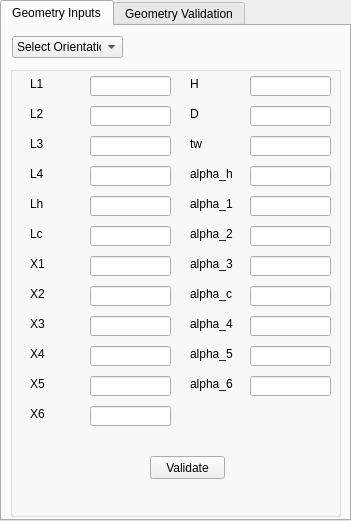
   <widget class="QTabWidget" name="TW_geom">
    <property name="geometry">
     <rect>
      <x>10</x>
      <y>10</y>
      <width>351</width>
      <height>521</height>
     </rect>
    </property>
    <property name="currentIndex">
     <number>0</number>
    </property>
    <widget class="QWidget" name="tab_Gin">
     <attribute name="title">
      <string>Geometry Inputs</string>
     </attribute>
     <widget class="QComboBox" name="PUM_Orientation">
      <property name="geometry">
       <rect>
        <x>10</x>
        <y>10</y>
        <width>111</width>
        <height>22</height>
       </rect>
      </property>
      <property name="currentText">
       <string>Select Orientation</string>
      </property>
      <item>
       <property name="text">
        <string>Select Orientation</string>
       </property>
      </item>
      <item>
       <property name="text">
        <string>HHHC_CW</string>
       </property>
      </item>
      <item>
       <property name="text">
        <string>HHHC_CCW</string>
       </property>
      </item>
      <item>
       <property name="text">
        <string>VHHC_CW</string>
       </property>
      </item>
      <item>
       <property name="text">
        <string>VHHC_CCW</string>
       </property>
      </item>
      <item>
       <property name="text">
        <string>HHVC_CW</string>
       </property>
      </item>
      <item>
       <property name="text">
        <string>HHVC_CCW</string>
       </property>
      </item>
      <item>
       <property name="text">
        <string>VHVC_CW</string>
       </property>
      </item>
      <item>
       <property name="text">
        <string>VHVC_CCW</string>
       </property>
      </item>
      <item>
       <property name="text">
        <string>VHVC2_CW</string>
       </property>
      </item>
      <item>
       <property name="text">
        <string>VHVC2_CCW</string>
       </property>
      </item>
      <item>
       <property name="text">
        <string>FreeForm</string>
       </property>
      </item>
     </widget>
     <widget class="QGroupBox" name="groupBox">
      <property name="geometry">
       <rect>
        <x>8</x>
        <y>40</y>
        <width>331</width>
        <height>451</height>
       </rect>
      </property>
      <property name="title">
       <string/>
      </property>
      <widget class="QLabel" name="label">
       <property name="geometry">
        <rect>
         <x>20</x>
         <y>10</y>
         <width>51</width>
         <height>16</height>
        </rect>
       </property>
       <property name="text">
        <string>L1</string>
       </property>
      </widget>
      <widget class="QLineEdit" name="LE_L1">
       <property name="geometry">
        <rect>
         <x>80</x>
         <y>10</y>
         <width>81</width>
         <height>20</height>
        </rect>
       </property>
      </widget>
      <widget class="QLabel" name="label_2">
       <property name="geometry">
        <rect>
         <x>20</x>
         <y>40</y>
         <width>51</width>
         <height>16</height>
        </rect>
       </property>
       <property name="text">
        <string>L2</string>
       </property>
      </widget>
      <widget class="QLineEdit" name="LE_L2">
       <property name="geometry">
        <rect>
         <x>80</x>
         <y>40</y>
         <width>81</width>
         <height>20</height>
        </rect>
       </property>
      </widget>
      <widget class="QLabel" name="label_3">
       <property name="geometry">
        <rect>
         <x>20</x>
         <y>70</y>
         <width>51</width>
         <height>16</height>
        </rect>
       </property>
       <property name="text">
        <string>L3</string>
       </property>
      </widget>
      <widget class="QLineEdit" name="LE_L4">
       <property name="geometry">
        <rect>
         <x>80</x>
         <y>100</y>
         <width>81</width>
         <height>20</height>
        </rect>
       </property>
      </widget>
      <widget class="QLabel" name="label_4">
       <property name="geometry">
        <rect>
         <x>20</x>
         <y>100</y>
         <width>51</width>
         <height>16</height>
        </rect>
       </property>
       <property name="text">
        <string>L4</string>
       </property>
      </widget>
      <widget class="QLineEdit" name="LE_L3">
       <property name="geometry">
        <rect>
         <x>80</x>
         <y>70</y>
         <width>81</width>
         <height>20</height>
        </rect>
       </property>
      </widget>
      <widget class="QLabel" name="label_5">
       <property name="geometry">
        <rect>
         <x>20</x>
         <y>130</y>
         <width>51</width>
         <height>16</height>
        </rect>
       </property>
       <property name="text">
        <string>Lh</string>
       </property>
      </widget>
      <widget class="QLabel" name="label_6">
       <property name="geometry">
        <rect>
         <x>20</x>
         <y>220</y>
         <width>51</width>
         <height>16</height>
        </rect>
       </property>
       <property name="text">
        <string>X2</string>
       </property>
      </widget>
      <widget class="QLineEdit" name="LE_X3">
       <property name="geometry">
        <rect>
         <x>80</x>
         <y>250</y>
         <width>81</width>
         <height>20</height>
        </rect>
       </property>
      </widget>
      <widget class="QLineEdit" name="LE_Lc">
       <property name="geometry">
        <rect>
         <x>80</x>
         <y>160</y>
         <width>81</width>
         <height>20</height>
        </rect>
       </property>
      </widget>
      <widget class="QLineEdit" name="LE_X6">
       <property name="geometry">
        <rect>
         <x>80</x>
         <y>340</y>
         <width>81</width>
         <height>20</height>
        </rect>
       </property>
      </widget>
      <widget class="QLabel" name="label_7">
       <property name="geometry">
        <rect>
         <x>20</x>
         <y>190</y>
         <width>51</width>
         <height>16</height>
        </rect>
       </property>
       <property name="text">
        <string>X1</string>
       </property>
      </widget>
      <widget class="QLineEdit" name="LE_Lh">
       <property name="geometry">
        <rect>
         <x>80</x>
         <y>130</y>
         <width>81</width>
         <height>20</height>
        </rect>
       </property>
      </widget>
      <widget class="QLabel" name="label_8">
       <property name="geometry">
        <rect>
         <x>20</x>
         <y>160</y>
         <width>51</width>
         <height>16</height>
        </rect>
       </property>
       <property name="text">
        <string>Lc</string>
       </property>
      </widget>
      <widget class="QLabel" name="label_14">
       <property name="geometry">
        <rect>
         <x>180</x>
         <y>70</y>
         <width>51</width>
         <height>16</height>
        </rect>
       </property>
       <property name="text">
        <string>tw</string>
       </property>
      </widget>
      <widget class="QLineEdit" name="LE_D">
       <property name="geometry">
        <rect>
         <x>240</x>
         <y>40</y>
         <width>81</width>
         <height>20</height>
        </rect>
       </property>
      </widget>
      <widget class="QLabel" name="label_16">
       <property name="geometry">
        <rect>
         <x>180</x>
         <y>10</y>
         <width>51</width>
         <height>16</height>
        </rect>
       </property>
       <property name="text">
        <string>H</string>
       </property>
      </widget>
      <widget class="QLabel" name="label_9">
       <property name="geometry">
        <rect>
         <x>180</x>
         <y>40</y>
         <width>51</width>
         <height>16</height>
        </rect>
       </property>
       <property name="text">
        <string>D</string>
       </property>
      </widget>
      <widget class="QLineEdit" name="LE_H">
       <property name="geometry">
        <rect>
         <x>240</x>
         <y>10</y>
         <width>81</width>
         <height>20</height>
        </rect>
       </property>
      </widget>
      <widget class="QLineEdit" name="LE_tw">
       <property name="geometry">
        <rect>
         <x>240</x>
         <y>70</y>
         <width>81</width>
         <height>20</height>
        </rect>
       </property>
      </widget>
      <widget class="QLabel" name="label_13">
       <property name="geometry">
        <rect>
         <x>20</x>
         <y>310</y>
         <width>51</width>
         <height>16</height>
        </rect>
       </property>
       <property name="text">
        <string>X5</string>
       </property>
      </widget>
      <widget class="QLineEdit" name="LE_alpha5">
       <property name="geometry">
        <rect>
         <x>240</x>
         <y>280</y>
         <width>81</width>
         <height>20</height>
        </rect>
       </property>
      </widget>
      <widget class="QLabel" name="label_41">
       <property name="geometry">
        <rect>
         <x>20</x>
         <y>250</y>
         <width>51</width>
         <height>16</height>
        </rect>
       </property>
       <property name="text">
        <string>X3</string>
       </property>
      </widget>
      <widget class="QLineEdit" name="LE_alphah">
       <property name="geometry">
        <rect>
         <x>240</x>
         <y>100</y>
         <width>81</width>
         <height>20</height>
        </rect>
       </property>
      </widget>
      <widget class="QLabel" name="label_43">
       <property name="geometry">
        <rect>
         <x>180</x>
         <y>130</y>
         <width>51</width>
         <height>16</height>
        </rect>
       </property>
       <property name="text">
        <string>alpha_1</string>
       </property>
      </widget>
      <widget class="QLabel" name="label_44">
       <property name="geometry">
        <rect>
         <x>180</x>
         <y>100</y>
         <width>51</width>
         <height>16</height>
        </rect>
       </property>
       <property name="text">
        <string>alpha_h</string>
       </property>
      </widget>
      <widget class="QLabel" name="label_45">
       <property name="geometry">
        <rect>
         <x>20</x>
         <y>340</y>
         <width>51</width>
         <height>16</height>
        </rect>
       </property>
       <property name="text">
        <string>X6</string>
       </property>
      </widget>
      <widget class="QLabel" name="label_46">
       <property name="geometry">
        <rect>
         <x>180</x>
         <y>310</y>
         <width>51</width>
         <height>16</height>
        </rect>
       </property>
       <property name="text">
        <string>alpha_6</string>
       </property>
      </widget>
      <widget class="QLineEdit" name="LE_alphac">
       <property name="geometry">
        <rect>
         <x>240</x>
         <y>220</y>
         <width>81</width>
         <height>20</height>
        </rect>
       </property>
      </widget>
      <widget class="QLineEdit" name="LE_alpha2">
       <property name="geometry">
        <rect>
         <x>240</x>
         <y>160</y>
         <width>81</width>
         <height>20</height>
        </rect>
       </property>
      </widget>
      <widget class="QLabel" name="label_48">
       <property name="geometry">
        <rect>
         <x>20</x>
         <y>280</y>
         <width>51</width>
         <height>16</height>
        </rect>
       </property>
       <property name="text">
        <string>X4</string>
       </property>
      </widget>
      <widget class="QLabel" name="label_49">
       <property name="geometry">
        <rect>
         <x>180</x>
         <y>280</y>
         <width>51</width>
         <height>16</height>
        </rect>
       </property>
       <property name="text">
        <string>alpha_5</string>
       </property>
      </widget>
      <widget class="QLineEdit" name="LE_X5">
       <property name="geometry">
        <rect>
         <x>80</x>
         <y>310</y>
         <width>81</width>
         <height>20</height>
        </rect>
       </property>
      </widget>
      <widget class="QLineEdit" name="LE_X1">
       <property name="geometry">
        <rect>
         <x>80</x>
         <y>190</y>
         <width>81</width>
         <height>20</height>
        </rect>
       </property>
      </widget>
      <widget class="QLabel" name="label_50">
       <property name="geometry">
        <rect>
         <x>180</x>
         <y>190</y>
         <width>51</width>
         <height>16</height>
        </rect>
       </property>
       <property name="text">
        <string>alpha_3</string>
       </property>
      </widget>
      <widget class="QLineEdit" name="LE_alpha3">
       <property name="geometry">
        <rect>
         <x>240</x>
         <y>190</y>
         <width>81</width>
         <height>20</height>
        </rect>
       </property>
      </widget>
      <widget class="QLineEdit" name="LE_X4">
       <property name="enabled">
        <bool>true</bool>
       </property>
       <property name="geometry">
        <rect>
         <x>80</x>
         <y>280</y>
         <width>81</width>
         <height>20</height>
        </rect>
       </property>
      </widget>
      <widget class="QLineEdit" name="LE_alpha6">
       <property name="geometry">
        <rect>
         <x>240</x>
         <y>310</y>
         <width>81</width>
         <height>20</height>
        </rect>
       </property>
      </widget>
      <widget class="QLabel" name="label_51">
       <property name="geometry">
        <rect>
         <x>180</x>
         <y>160</y>
         <width>51</width>
         <height>16</height>
        </rect>
       </property>
       <property name="text">
        <string>alpha_2</string>
       </property>
      </widget>
      <widget class="QLineEdit" name="LE_X2">
       <property name="geometry">
        <rect>
         <x>80</x>
         <y>220</y>
         <width>81</width>
         <height>20</height>
        </rect>
       </property>
      </widget>
      <widget class="QLabel" name="label_52">
       <property name="geometry">
        <rect>
         <x>180</x>
         <y>250</y>
         <width>51</width>
         <height>16</height>
        </rect>
       </property>
       <property name="text">
        <string>alpha_4</string>
       </property>
      </widget>
      <widget class="QLabel" name="label_53">
       <property name="geometry">
        <rect>
         <x>180</x>
         <y>220</y>
         <width>51</width>
         <height>16</height>
        </rect>
       </property>
       <property name="text">
        <string>alpha_c</string>
       </property>
      </widget>
      <widget class="QLineEdit" name="LE_alpha1">
       <property name="geometry">
        <rect>
         <x>240</x>
         <y>130</y>
         <width>81</width>
         <height>20</height>
        </rect>
       </property>
      </widget>
      <widget class="QLineEdit" name="LE_alpha4">
       <property name="geometry">
        <rect>
         <x>240</x>
         <y>250</y>
         <width>81</width>
         <height>20</height>
        </rect>
       </property>
      </widget>
      <widget class="QPushButton" name="PB_Validate">
       <property name="geometry">
        <rect>
         <x>140</x>
         <y>390</y>
         <width>75</width>
         <height>23</height>
        </rect>
       </property>
       <property name="text">
        <string>Validate</string>
       </property>
      </widget>
     </widget>
    </widget>
    <widget class="QWidget" name="tab_GVal">
     <attribute name="title">
      <string>Geometry Validation</string>
     </attribute>
     <widget class="MplWidget" name="MplWidget_geometry" native="true">
      <property name="geometry">
       <rect>
        <x>5</x>
        <y>5</y>
        <width>336</width>
        <height>371</height>
       </rect>
      </property>
     </widget>
     <widget class="QTextEdit" name="TE_validation">
      <property name="geometry">
       <rect>
        <x>6</x>
        <y>380</y>
        <width>335</width>
        <height>111</height>
       </rect>
      </property>
      <property name="readOnly">
       <bool>true</bool>
      </property>
     </widget>
    </widget>
   </widget>
